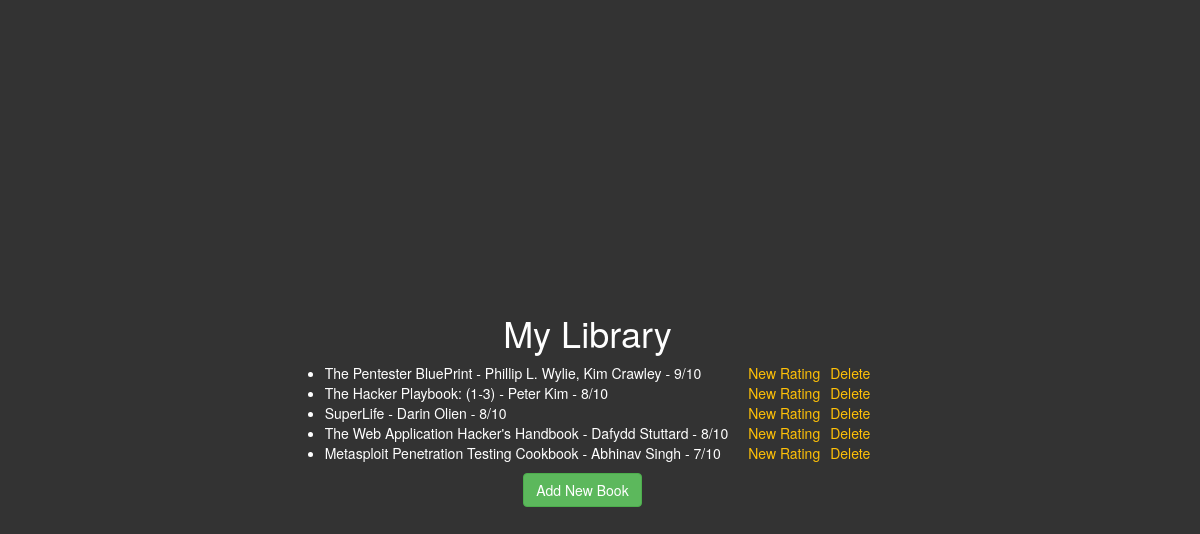
The page / on the database its author committed.
### flask_website.py (models this page shows, shortened)
    class Book(db.Model):
        id = db.Column(db.Integer, primary_key=True, autoincrement=True)
        title = db.Column(db.String(250), unique=True, nullable=False)
        author = db.Column(db.String(250), nullable=False)
        rating = db.Column(db.Integer, nullable=False)

### flask_website.py (the view)
@APP.route('/')
def home():
    return render_template('index.html', all_books=Book.query.all())

### templates/index.html (shortened to what this page needs)
{% extends 'bootstrap/base.html' %}
{% block styles %}
{{super()}}
<link rel="stylesheet"
    href="{{ url_for('static', filename='css/main.css') }}">
{% endblock %}
{% block content %}
<body class="center-everything">
    {% if all_books == [] %}
        <h1>My Library</h1>
        <p>Library is empty</p>
        <button class="btn btn-success"><a href="{{ url_for('add') }}" class="add-new-book-color">Add New Book</a></button>
    {% else %}
    <h1 class="pad-left-title">My Library</h1>
    <ul class="pad-left">
        {% for book in all_books %}
            <div>
                <li class="left">{{ book.title }} - {{ book.author }} - {{ book.rating }}/10</li>
                <a href="{{ url_for('delete', id=book.id) }}" class="right">Delete</a>
                <a href="{{ url_for('edit', id=book.id) }}" class="right">New Rating</a>
            </div>
        {% endfor %}
    </ul>
    <button class="btn btn-success pad-left-link"><a href="{{ url_for('add') }}" class="add-new-book-color">Add New Book</a></button>
    {% endif %}
</body>
{% endblock %}

### static/css/main.css (style rules this page uses)
body { background-color: #333; color: white; }
a { color: #ffc107; }
.center-everything { height: 100vh; display: flex; flex-flow: column; align-items: center; justify-content: center; }
.pad-left { padding-right: 45px; }
.pad-left-title { margin-right: 25px; }
.pad-left-link { margin-right: 35px; color: rgb(83, 221, 83); }
.left { float: left; margin-right: 10px; }
.right { float: right; margin-left: 10px; }
.add-new-book-color { color: white; }

### rows shown on the page
Book: title "The Pentester BluePrint", author "Phillip L. Wylie, Kim Crawley", rating "9"
Book: title "The Hacker Playbook: (1-3)", author "Peter Kim", rating "8"
Book: title "SuperLife", author "Darin Olien", rating "8"
Book: title "The Web Application Hacker's Handbook", author "Dafydd Stuttard", rating "8"
Book: title "Metasploit Penetration Testing Cookbook", author "Abhinav Singh", rating "7"
